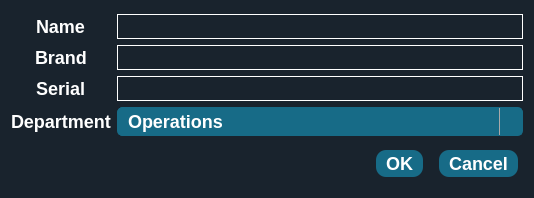
<?xml version="1.0" encoding="UTF-8"?>
<ui version="4.0">
 <class>addDeviceForm</class>
 <widget class="QDialog" name="addDeviceForm">
  <property name="geometry">
   <rect>
    <x>0</x>
    <y>0</y>
    <width>534</width>
    <height>198</height>
   </rect>
  </property>
  <property name="windowTitle">
   <string>Dialog</string>
  </property>
  <property name="styleSheet">
   <string notr="true">QWidget {
  background-color: #19232D;
  border: 0px solid #455364;
  padding: 0px;
  color: white;
  selection-background-color: #346792;
  selection-color: #E0E1E3;
	font-family : Ubuntu;
font-size: 18px;
font-weight: bold;
}

QWidget:disabled {
  background-color: #19232D;
  color: #9DA9B5;
  selection-background-color: #26486B;
  selection-color: #9DA9B5;
}

QWidget::item:selected {
  background-color: #176B87;
}

QWidget::item:hover:!selected {
  background-color: rgba(23, 107, 135,50%);
}

QMainWindow::separator {
  background-color: #455364;
  border: 0px solid #19232D;
  spacing: 0px;
  padding: 2px;
}

QMainWindow::separator:hover {
  background-color: #60798B;
  border: 0px solid #1A72BB;
}

/*-------------------------------------------------------------------------------------------*/

QCheckBox {
  background-color: rgb(0,0,0,0);
  color: white;
  spacing: 4px;
  outline: none;
  padding-top: 2px;

}


/*-------------------------------------------------------------------------------------------*/
QScrollBar:horizontal {
  height: 16px;
  margin: 2px 16px 2px 16px;
  border: 1px solid white;
  border-radius: 4px;
  background-color: rgb(25, 35, 45);
}

QScrollBar::handle:horizontal {
  background-color: #176B87;
  border: 1px solid #C9CDD0;
  border-radius: 4px;
  min-width: 8px;
}

QScrollBar::handle:horizontal:hover {
  background-color: rgba(23, 107, 135,80%);
  border:#4169E1;
  border-radius: 4px;
  min-width: 8px;
}

QScrollBar::handle:horizontal:focus {
  border: 1px solid red;
}
QScrollBar:vertical {
  background-color: rgb(25, 35, 45);
  width: 16px;
  margin: 16px 2px 16px 2px;
  border: 1px solid white;
  border-radius: 4px;
}


QScrollBar::handle:vertical {
  background-color: #176B87;
  border: 1px solid #C9CDD0;
  min-height: 8px;
  border-radius: 4px;
}

QScrollBar::handle:vertical:hover {
  background-color: rgba(23, 107, 135,80%);
  border: #9FCBFF;
  border-radius: 4px;
  min-height: 8px;
}

QScrollBar::handle:vertical:focus {
  border: 1px solid #73C7FF;
}


QScrollBar::add-line:horizontal {
  margin: 0px 0px 0px 0px;
  border-image: url(&quot;qss_icons/light/rc/arrow_right_disabled.png&quot;);
  height: 12px;
  width: 12px;
  subcontrol-position: right;
  subcontrol-origin: margin;
}

QScrollBar::add-line:horizontal:hover, QScrollBar::add-line:horizontal:on {
  border-image: url(&quot;qss_icons/light/rc/arrow_right.png&quot;);
  height: 12px;
  width: 12px;
  subcontrol-position: right;
  subcontrol-origin: margin;
}

QScrollBar::add-line:vertical {
  margin: 3px 0px 3px 0px;
  border-image: url(&quot;qss_icons/light/rc/arrow_down_disabled.png&quot;);
  height: 12px;
  width: 12px;
  subcontrol-position: bottom;
  subcontrol-origin: margin;
}

QScrollBar::add-line:vertical:hover, QScrollBar::add-line:vertical:on {
  border-image: url(&quot;qss_icons/light/rc/arrow_down.png&quot;);
  height: 12px;
  width: 12px;
  subcontrol-position: bottom;
  subcontrol-origin: margin;
}

QScrollBar::sub-line:horizontal {
  margin: 0px 3px 0px 3px;
  border-image: url(&quot;qss_icons/light/rc/arrow_left_disabled.png&quot;);
  height: 12px;
  width: 12px;
  subcontrol-position: left;
  subcontrol-origin: margin;
}

QScrollBar::sub-line:horizontal:hover, QScrollBar::sub-line:horizontal:on {
  border-image: url(&quot;qss_icons/light/rc/arrow_left.png&quot;);
  height: 12px;
  width: 12px;
  subcontrol-position: left;
  subcontrol-origin: margin;
}

QScrollBar::sub-line:vertical {
  margin: 3px 0px 3px 0px;
  border-image: url(&quot;qss_icons/light/rc/arrow_up_disabled.png&quot;);
  height: 12px;
  width: 12px;
  subcontrol-position: top;
  subcontrol-origin: margin;
}

QScrollBar::sub-line:vertical:hover, QScrollBar::sub-line:vertical:on {
  border-image: url(&quot;qss_icons/light/rc/arrow_up.png&quot;);
  height: 12px;
  width: 12px;
  subcontrol-position: top;
  subcontrol-origin: margin;
}

QScrollBar::up-arrow:horizontal, QScrollBar::down-arrow:horizontal {
  background: none;
}

QScrollBar::up-arrow:vertical, QScrollBar::down-arrow:vertical {
  background: none;
}


QScrollBar::add-page:horizontal, QScrollBar::sub-page:horizontal {
  background: none;
}

QScrollBar::add-page:vertical, QScrollBar::sub-page:vertical {
  background: none;
}

/*----------------------------------------------------------------------------------------*/
QPushButton{
 /*border:2px solid #05B8CC;*/
 background-color: #176B87;
padding: 3px 10px;
 color:rgb(255, 255, 255);
 border-radius: 10px;
 font-weight:bold;
  margin: 5px;
}

QPushButton::hover{
 border: 1px solid #176B87;
 background-color: rgba(23, 107, 135,80%)
}
QPushButton:pressed {
 margin:1px 2px;
 font-size: 15px;
}
/*----------------------------------------------------------------------------------------*/
QComboBox{
 border:1px solid #176B87;
border-radius:5px;
background-color: #176B87;
padding: 2px 10px;
color:white;
}



QComboBox:on { /* shift the text when the popup opens */
    padding-top: 3px;
    padding-left: 4px;
}


QComboBox::drop-down {
    subcontrol-origin: padding;
    subcontrol-position: top right;
    width: 22px;

    border-left-width: 1px;
    border-left-color: darkgray;
    border-left-style: solid; /* just a single line */
    border-top-right-radius: 3px; /* same radius as the QComboBox */
    border-bottom-right-radius: 3px;
}

QComboBox::down-arrow {
    image: url(icons/caret-down copy.svg);
}

QComboBox::down-arrow:on { /* shift the arrow when popup is open */
    top: 1px;
    left: 1px;
}
QComboBox QAbstractItemView {
border:none;
    selection-background-color:#176B87;
}
/*---------------------------------------------------------------------------------------*/
QProgressBar{
	border: 1px solid #05B8CC;
	border-radius:5px;
	text-align:center;
	font-size:18px;
}

QProgressBar::chunk{
	background-color: #05B8CC;
	width: 17px;
	margin: 0.5px;
}
/*----------------------------------------------------------------------------------------*/
QTabBar::tab {
    background-color: #455364;
    border: 3px solid #19232D;
    border-radius: 10px;
    padding: 5px;
    color: #E0E1E3;
	width:150px;
    font-family: Ubuntu;
    font-size: 20px;
    font-weight: bold;
}
QTabBar::tab {
    background-color: #455364;
    border: 3px solid #19232D;
    border-radius: 10px;
    padding: 4px 8px;
    color: #E0E1E3;
    font-family: Ubuntu;
    font-size: 20px;
    font-weight: bold;
}
QTabBar::tab:selected {
    background-color:rgba(69,83,100,60%);
    color: white;
	margin-top: 3px;
	border-bottom: 3px solid white;
}
QPlotWidget{
 background-color:(25, 35, 45, 0.8)
}


QCheckBox{
	font-size: 18px;
}
/*----------------------------------------------------------------------------------------------*/
QHeaderView::section{
	border: 1px solid #ccc;
	background-color: rgba(255, 255, 255, 0);
	font-size: 19px;

}

QTableWidget{
	border: none;
	  background-color: #19232D;
	font-size: 18px;
	font-weight: normal;
}
QTableWidget::item{
border: 1px solid #ccc;
}
QLineEdit{
border:1px solid white;
}
</string>
  </property>
  <property name="sizeGripEnabled">
   <bool>true</bool>
  </property>
  <property name="modal">
   <bool>true</bool>
  </property>
  <layout class="QGridLayout" name="gridLayout_2">
   <item row="0" column="0">
    <layout class="QGridLayout" name="gridLayout">
     <item row="1" column="0" alignment="Qt::AlignHCenter">
      <widget class="QLabel" name="label">
       <property name="text">
        <string>Brand</string>
       </property>
      </widget>
     </item>
     <item row="1" column="2">
      <widget class="QLineEdit" name="brand_lineEdit"/>
     </item>
     <item row="2" column="0" alignment="Qt::AlignHCenter">
      <widget class="QLabel" name="label_2">
       <property name="text">
        <string>Serial</string>
       </property>
      </widget>
     </item>
     <item row="2" column="2">
      <widget class="QLineEdit" name="serial_lineEdit"/>
     </item>
     <item row="3" column="0">
      <widget class="QLabel" name="label_4">
       <property name="text">
        <string>Department</string>
       </property>
      </widget>
     </item>
     <item row="3" column="2">
      <widget class="QComboBox" name="dept_comboBox">
       <item>
        <property name="text">
         <string>Operations</string>
        </property>
       </item>
       <item>
        <property name="text">
         <string>Clinics</string>
        </property>
       </item>
       <item>
        <property name="text">
         <string>Sterilization and Recovery</string>
        </property>
       </item>
       <item>
        <property name="text">
         <string>Blood and Andrology</string>
        </property>
       </item>
       <item>
        <property name="text">
         <string>IVF lab</string>
        </property>
       </item>
      </widget>
     </item>
     <item row="0" column="0" alignment="Qt::AlignHCenter">
      <widget class="QLabel" name="label_3">
       <property name="text">
        <string>Name</string>
       </property>
      </widget>
     </item>
     <item row="0" column="2">
      <widget class="QLineEdit" name="name_lineEdit">
       <property name="readOnly">
        <bool>true</bool>
       </property>
       <property name="clearButtonEnabled">
        <bool>false</bool>
       </property>
      </widget>
     </item>
    </layout>
   </item>
   <item row="1" column="0">
    <widget class="QDialogButtonBox" name="buttonBox">
     <property name="orientation">
      <enum>Qt::Horizontal</enum>
     </property>
     <property name="standardButtons">
      <set>QDialogButtonBox::Cancel|QDialogButtonBox::Ok</set>
     </property>
    </widget>
   </item>
  </layout>
 </widget>
 <resources/>
 <connections>
  <connection>
   <sender>buttonBox</sender>
   <signal>accepted()</signal>
   <receiver>addDeviceForm</receiver>
   <slot>accept()</slot>
   <hints>
    <hint type="sourcelabel">
     <x>248</x>
     <y>254</y>
    </hint>
    <hint type="destinationlabel">
     <x>157</x>
     <y>274</y>
    </hint>
   </hints>
  </connection>
  <connection>
   <sender>buttonBox</sender>
   <signal>rejected()</signal>
   <receiver>addDeviceForm</receiver>
   <slot>reject()</slot>
   <hints>
    <hint type="sourcelabel">
     <x>316</x>
     <y>260</y>
    </hint>
    <hint type="destinationlabel">
     <x>286</x>
     <y>274</y>
    </hint>
   </hints>
  </connection>
 </connections>
</ui>
